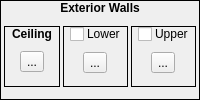
             <widget class="QFrame" name="frame_19">
              <property name="frameShape">
               <enum>QFrame::Box</enum>
              </property>
              <property name="frameShadow">
               <enum>QFrame::Plain</enum>
              </property>
              <layout class="QVBoxLayout" name="verticalLayout_29">
               <property name="spacing">
                <number>0</number>
               </property>
               <property name="margin">
                <number>0</number>
               </property>
               <item>
                <widget class="QLabel" name="label_17">
                 <property name="sizePolicy">
                  <sizepolicy hsizetype="Preferred" vsizetype="Fixed">
                   <horstretch>0</horstretch>
                   <verstretch>0</verstretch>
                  </sizepolicy>
                 </property>
                 <property name="font">
                  <font>
                   <weight>75</weight>
                   <bold>true</bold>
                  </font>
                 </property>
                 <property name="text">
                  <string>Exterior Walls</string>
                 </property>
                 <property name="alignment">
                  <set>Qt::AlignCenter</set>
                 </property>
                </widget>
               </item>
               <item>
                <widget class="QWidget" name="widget_20" native="true">
                 <layout class="QHBoxLayout" name="horizontalLayout_15">
                  <property name="spacing">
                   <number>3</number>
                  </property>
                  <property name="margin">
                   <number>3</number>
                  </property>
                  <item>
                   <widget class="QFrame" name="frame_21">
                    <property name="sizePolicy">
                     <sizepolicy hsizetype="Fixed" vsizetype="Fixed">
                      <horstretch>0</horstretch>
                      <verstretch>0</verstretch>
                     </sizepolicy>
                    </property>
                    <property name="maximumSize">
                     <size>
                      <width>65</width>
                      <height>61</height>
                     </size>
                    </property>
                    <property name="frameShape">
                     <enum>QFrame::Box</enum>
                    </property>
                    <property name="frameShadow">
                     <enum>QFrame::Plain</enum>
                    </property>
                    <layout class="QVBoxLayout" name="verticalLayout_30">
                     <property name="spacing">
                      <number>0</number>
                     </property>
                     <property name="margin">
                      <number>0</number>
                     </property>
                     <item>
                      <widget class="QLabel" name="label_18">
                       <property name="sizePolicy">
                        <sizepolicy hsizetype="Preferred" vsizetype="Fixed">
                         <horstretch>0</horstretch>
                         <verstretch>0</verstretch>
                        </sizepolicy>
                       </property>
                       <property name="font">
                        <font>
                         <weight>75</weight>
                         <bold>true</bold>
                        </font>
                       </property>
                       <property name="text">
                        <string>Ceiling</string>
                       </property>
                       <property name="alignment">
                        <set>Qt::AlignCenter</set>
                       </property>
                      </widget>
                     </item>
                     <item>
                      <widget class="QWidget" name="widget_21" native="true">
                       <layout class="QHBoxLayout" name="horizontalLayout_16">
                        <property name="spacing">
                         <number>0</number>
                        </property>
                        <property name="leftMargin">
                         <number>0</number>
                        </property>
                        <property name="topMargin">
                         <number>0</number>
                        </property>
                        <property name="rightMargin">
                         <number>0</number>
                        </property>
                        <property name="bottomMargin">
                         <number>3</number>
                        </property>
                        <item>
                         <widget class="TileButton" name="tbExteriorCeilingTile">
                          <property name="text">
                           <string>...</string>
                          </property>
                          <property name="icon">
                           <iconset resource="gui_icons.qrc">
                            <normaloff>:/icons/addtile.png</normaloff>:/icons/addtile.png</iconset>
                          </property>
                          <property name="iconSize">
                           <size>
                            <width>32</width>
                            <height>32</height>
                           </size>
                          </property>
                         </widget>
                        </item>
                       </layout>
                      </widget>
                     </item>
                    </layout>
                   </widget>
                  </item>
                  <item>
                   <widget class="QFrame" name="frame_23">
                    <property name="sizePolicy">
                     <sizepolicy hsizetype="Fixed" vsizetype="Fixed">
                      <horstretch>0</horstretch>
                      <verstretch>0</verstretch>
                     </sizepolicy>
                    </property>
                    <property name="maximumSize">
                     <size>
                      <width>65</width>
                      <height>61</height>
                     </size>
                    </property>
                    <property name="frameShape">
                     <enum>QFrame::Box</enum>
                    </property>
                    <property name="frameShadow">
                     <enum>QFrame::Plain</enum>
                    </property>
                    <layout class="QVBoxLayout" name="verticalLayout_32">
                     <property name="spacing">
                      <number>0</number>
                     </property>
                     <property name="margin">
                      <number>0</number>
                     </property>
                     <item>
                      <widget class="QWidget" name="widget_18" native="true">
                       <property name="sizePolicy">
                        <sizepolicy hsizetype="Preferred" vsizetype="Fixed">
                         <horstretch>0</horstretch>
                         <verstretch>0</verstretch>
                        </sizepolicy>
                       </property>
                       <property name="styleSheet">
                        <string notr="true">.QWidget
{
	border-width: 1px;
	border-style: solid;
	border-color: palette(window-text);
	background-color: palette(window-text);
}

.QWidget&gt;QLabel
{
	border-width: 0px;
	background-color: palette(window-text);
	color: palette(window);
	font-weight: bold;
}</string>
                       </property>
                       <layout class="QHBoxLayout" name="horizontalLayout_12">
                        <property name="spacing">
                         <number>3</number>
                        </property>
                        <property name="margin">
                         <number>0</number>
                        </property>
                        <item>
                         <spacer name="horizontalSpacer_9">
                          <property name="orientation">
                           <enum>Qt::Horizontal</enum>
                          </property>
                          <property name="sizeHint" stdset="0">
                           <size>
                            <width>10</width>
                            <height>15</height>
                           </size>
                          </property>
                         </spacer>
                        </item>
                        <item>
                         <widget class="QCheckBox" name="cbUseExteriorLowerWall">
                          <property name="sizePolicy">
                           <sizepolicy hsizetype="Fixed" vsizetype="Fixed">
                            <horstretch>0</horstretch>
                            <verstretch>0</verstretch>
                           </sizepolicy>
                          </property>
                          <property name="text">
                           <string/>
                          </property>
                         </widget>
                        </item>
                        <item>
                         <widget class="QLabel" name="label_12">
                          <property name="sizePolicy">
                           <sizepolicy hsizetype="Fixed" vsizetype="Fixed">
                            <horstretch>0</horstretch>
                            <verstretch>0</verstretch>
                           </sizepolicy>
                          </property>
                          <property name="text">
                           <string>Lower</string>
                          </property>
                         </widget>
                        </item>
                        <item>
                         <spacer name="horizontalSpacer_10">
                          <property name="orientation">
                           <enum>Qt::Horizontal</enum>
                          </property>
                          <property name="sizeHint" stdset="0">
                           <size>
                            <width>10</width>
                            <height>15</height>
                           </size>
                          </property>
                         </spacer>
                        </item>
                       </layout>
                      </widget>
                     </item>
                     <item>
                      <widget class="QWidget" name="widget_23" native="true">
                       <layout class="QHBoxLayout" name="horizontalLayout_18">
                        <property name="spacing">
                         <number>0</number>
                        </property>
                        <property name="leftMargin">
                         <number>0</number>
                        </property>
                        <property name="topMargin">
                         <number>0</number>
                        </property>
                        <property name="rightMargin">
                         <number>0</number>
                        </property>
                        <property name="bottomMargin">
                         <number>3</number>
                        </property>
                        <item>
                         <widget class="TileButton" name="tbExteriorLowerWallTile">
                          <property name="text">
                           <string>...</string>
                          </property>
                          <property name="icon">
                           <iconset resource="gui_icons.qrc">
                            <normaloff>:/icons/addtile.png</normaloff>:/icons/addtile.png</iconset>
                          </property>
                          <property name="iconSize">
                           <size>
                            <width>32</width>
                            <height>32</height>
                           </size>
                          </property>
                         </widget>
                        </item>
                       </layout>
                      </widget>
                     </item>
                    </layout>
                   </widget>
                  </item>
                  <item>
                   <widget class="QFrame" name="frame_25">
                    <property name="sizePolicy">
                     <sizepolicy hsizetype="Fixed" vsizetype="Fixed">
                      <horstretch>0</horstretch>
                      <verstretch>0</verstretch>
                     </sizepolicy>
                    </property>
                    <property name="maximumSize">
                     <size>
                      <width>65</width>
                      <height>61</height>
                     </size>
                    </property>
                    <property name="frameShape">
                     <enum>QFrame::Box</enum>
                    </property>
                    <property name="frameShadow">
                     <enum>QFrame::Plain</enum>
                    </property>
                    <layout class="QVBoxLayout" name="verticalLayout_34">
                     <property name="spacing">
                      <number>0</number>
                     </property>
                     <property name="margin">
                      <number>0</number>
                     </property>
                     <item>
                      <widget class="QWidget" name="widget_22" native="true">
                       <property name="sizePolicy">
                        <sizepolicy hsizetype="Preferred" vsizetype="Fixed">
                         <horstretch>0</horstretch>
                         <verstretch>0</verstretch>
                        </sizepolicy>
                       </property>
                       <property name="styleSheet">
                        <string notr="true">.QWidget
{
	border-width: 1px;
	border-style: solid;
	border-color: palette(window-text);
	background-color: palette(window-text);
}

.QWidget&gt;QLabel
{
	border-width: 0px;
	background-color: palette(window-text);
	color: palette(window);
	font-weight: bold;
}</string>
                       </property>
                       <layout class="QHBoxLayout" name="horizontalLayout_17">
                        <property name="spacing">
                         <number>3</number>
                        </property>
                        <property name="margin">
                         <number>0</number>
                        </property>
                        <item>
                         <spacer name="horizontalSpacer_11">
                          <property name="orientation">
                           <enum>Qt::Horizontal</enum>
                          </property>
                          <property name="sizeHint" stdset="0">
                           <size>
                            <width>10</width>
                            <height>15</height>
                           </size>
                          </property>
                         </spacer>
                        </item>
                        <item>
                         <widget class="QCheckBox" name="cbUseExteriorUpperWall">
                          <property name="sizePolicy">
                           <sizepolicy hsizetype="Fixed" vsizetype="Fixed">
                            <horstretch>0</horstretch>
                            <verstretch>0</verstretch>
                           </sizepolicy>
                          </property>
                          <property name="text">
                           <string/>
                          </property>
                         </widget>
                        </item>
                        <item>
                         <widget class="QLabel" name="label_13">
                          <property name="sizePolicy">
                           <sizepolicy hsizetype="Fixed" vsizetype="Fixed">
                            <horstretch>0</horstretch>
                            <verstretch>0</verstretch>
                           </sizepolicy>
                          </property>
                          <property name="text">
                           <string>Upper</string>
                          </property>
                         </widget>
                        </item>
                        <item>
                         <spacer name="horizontalSpacer_12">
                          <property name="orientation">
                           <enum>Qt::Horizontal</enum>
                          </property>
                          <property name="sizeHint" stdset="0">
                           <size>
                            <width>10</width>
                            <height>15</height>
                           </size>
                          </property>
                         </spacer>
                        </item>
                       </layout>
                      </widget>
                     </item>
                     <item>
                      <widget class="QWidget" name="widget_25" native="true">
                       <layout class="QHBoxLayout" name="horizontalLayout_20">
                        <property name="spacing">
                         <number>0</number>
                        </property>
                        <property name="leftMargin">
                         <number>0</number>
                        </property>
                        <property name="topMargin">
                         <number>0</number>
                        </property>
                        <property name="rightMargin">
                         <number>0</number>
                        </property>
                        <property name="bottomMargin">
                         <number>3</number>
                        </property>
                        <item>
                         <widget class="TileButton" name="tbExteriorUpperWallTile">
                          <property name="text">
                           <string>...</string>
                          </property>
                          <property name="icon">
                           <iconset resource="gui_icons.qrc">
                            <normaloff>:/icons/addtile.png</normaloff>:/icons/addtile.png</iconset>
                          </property>
                          <property name="iconSize">
                           <size>
                            <width>32</width>
                            <height>32</height>
                           </size>
                          </property>
                         </widget>
                        </item>
                       </layout>
                      </widget>
                     </item>
                    </layout>
                   </widget>
                  </item>
                 </layout>
                </widget>
               </item>
              </layout>
             </widget>
